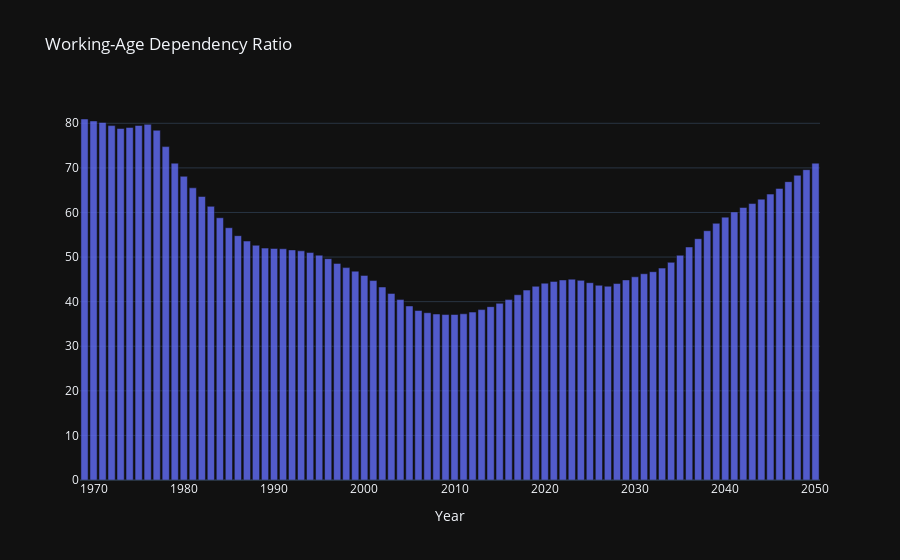

Source (notebook cell):
### Markdown cell above
`Figure of Dependancy Ratio`

### Code cell
# from amgad data
fig3 = go.Figure( )
fig3.add_trace(go.Bar(x=df["Year"], y=df["Age Dependency Ratio"], name="Age dependency ratio (% of working-age population)",
                       opacity=0.8)  )
fig3.update_layout(template='plotly_dark', title="Working-Age Dependency Ratio", xaxis_title="Year",
                   )
fig3.show()
